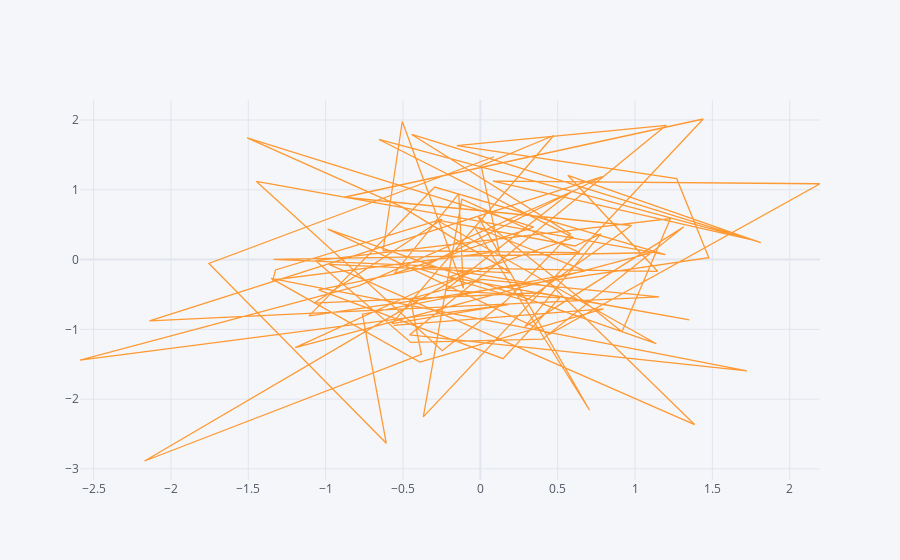

Notebook cell for this chart:
### Code cell
df.iplot(kind='scatter',x='A',y='B')
